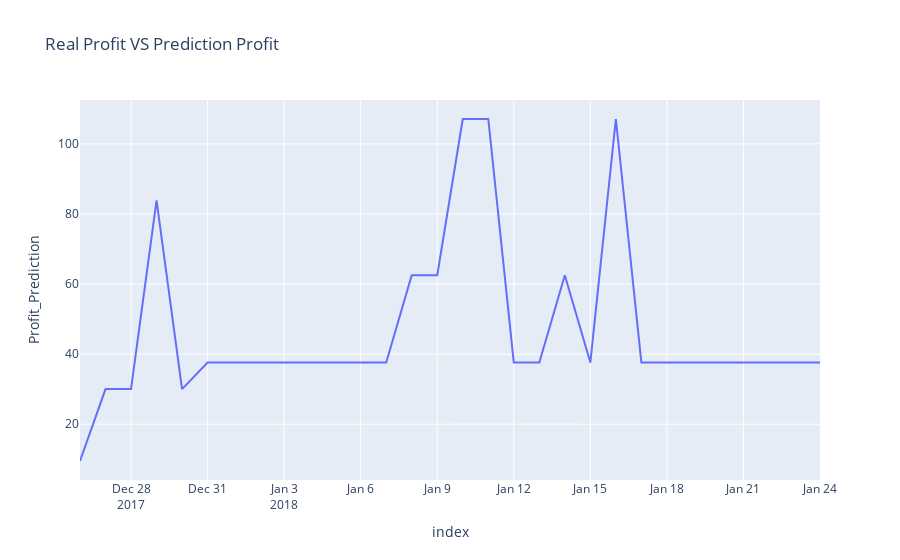
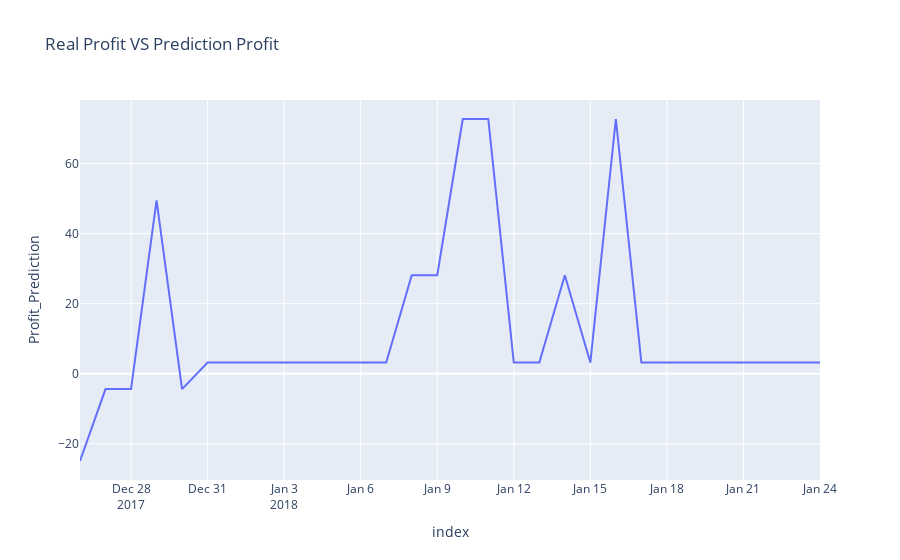
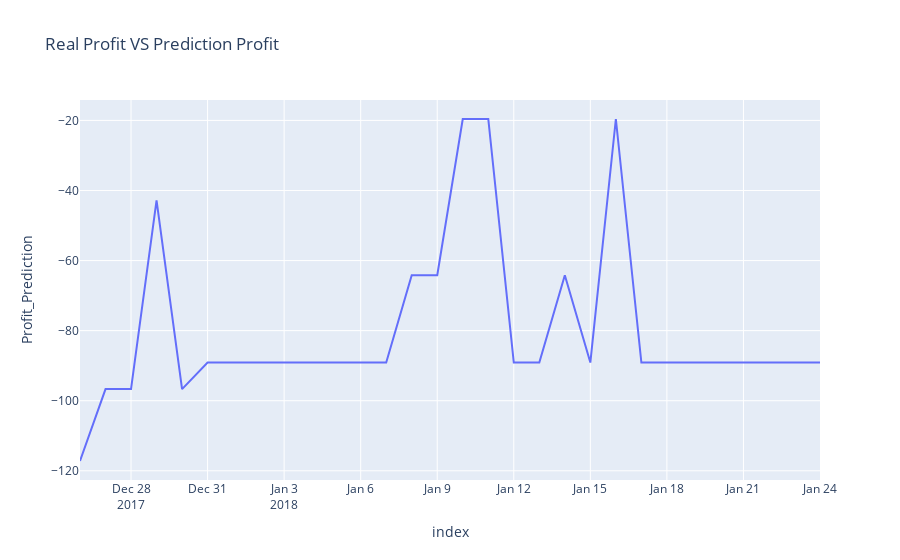
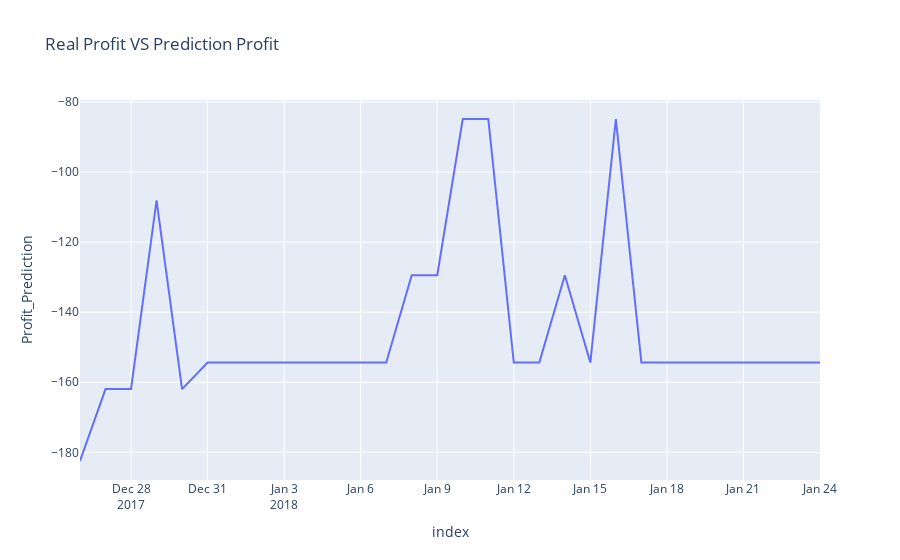

The cell these charts' notebook holds for them, in order:
### Code cell
pred = disc()

### Figure 1 — Plotly figure (JSON) as saved in the notebook; plotly's stock layout.template omitted (floating-point values rounded to 4 significant figures)
{"data": [{"hovertemplate": "index=%{x}<br>Profit_Prediction=%{y}<extra></extra>", "legendgroup": "", "line": {"color": "#636efa", "dash": "solid"}, "marker": {"symbol": "circle"}, "mode": "lines", "name": "", "orientation": "v", "showlegend": false, "type": "scatter", "x": ["2017-12-26T00:00:00", "2017-12-27T00:00:00", "2017-12-28T00:00:00", "2017-12-29T00:00:00", "2017-12-30T00:00:00", "2017-12-31T00:00:00", "2018-01-01T00:00:00", "2018-01-02T00:00:00", "2018-01-03T00:00:00", "2018-01-04T00:00:00", "2018-01-05T00:00:00", "2018-01-06T00:00:00", "2018-01-07T00:00:00", "2018-01-08T00:00:00", "2018-01-09T00:00:00", "2018-01-10T00:00:00", "2018-01-11T00:00:00", "2018-01-12T00:00:00", "2018-01-13T00:00:00", "2018-01-14T00:00:00", "2018-01-15T00:00:00", "2018-01-16T00:00:00", "2018-01-17T00:00:00", "2018-01-18T00:00:00", "2018-01-19T00:00:00", "2018-01-20T00:00:00", "2018-01-21T00:00:00", "2018-01-22T00:00:00", "2018-01-23T00:00:00", "2018-01-24T00:00:00"], "xaxis": "x", "y": [9.501, 30.02, 30.02, 83.87, 30.02, 37.59, 37.59, 37.59, 37.59, 37.59, 37.59, 37.59, 37.59, 62.53, 62.53, 107.1, 107.1, 37.59, 37.59, 62.53, 37.59, 107.1, 37.59, 37.59, 37.59, 37.59, 37.59, 37.59, 37.59, 37.59], "yaxis": "y"}], "layout": {"legend": {"tracegroupgap": 0}, "title": {"text": "Real Profit VS Prediction Profit"}, "xaxis": {"anchor": "y", "domain": [0, 1], "title": {"text": "index"}}, "yaxis": {"anchor": "x", "domain": [0, 1], "title": {"text": "Profit_Prediction"}}}}

### Figure 2 — Plotly figure (JSON) as saved in the notebook; plotly's stock layout.template omitted (floating-point values rounded to 4 significant figures)
{"data": [{"hovertemplate": "index=%{x}<br>Profit_Prediction=%{y}<extra></extra>", "legendgroup": "", "line": {"color": "#636efa", "dash": "solid"}, "marker": {"symbol": "circle"}, "mode": "lines", "name": "", "orientation": "v", "showlegend": false, "type": "scatter", "x": ["2017-12-26T00:00:00", "2017-12-27T00:00:00", "2017-12-28T00:00:00", "2017-12-29T00:00:00", "2017-12-30T00:00:00", "2017-12-31T00:00:00", "2018-01-01T00:00:00", "2018-01-02T00:00:00", "2018-01-03T00:00:00", "2018-01-04T00:00:00", "2018-01-05T00:00:00", "2018-01-06T00:00:00", "2018-01-07T00:00:00", "2018-01-08T00:00:00", "2018-01-09T00:00:00", "2018-01-10T00:00:00", "2018-01-11T00:00:00", "2018-01-12T00:00:00", "2018-01-13T00:00:00", "2018-01-14T00:00:00", "2018-01-15T00:00:00", "2018-01-16T00:00:00", "2018-01-17T00:00:00", "2018-01-18T00:00:00", "2018-01-19T00:00:00", "2018-01-20T00:00:00", "2018-01-21T00:00:00", "2018-01-22T00:00:00", "2018-01-23T00:00:00", "2018-01-24T00:00:00"], "xaxis": "x", "y": [-24.89, -4.369, -4.369, 49.48, -4.369, 3.201, 3.201, 3.201, 3.201, 3.201, 3.201, 3.201, 3.201, 28.13, 28.13, 72.72, 72.72, 3.201, 3.201, 28.13, 3.201, 72.72, 3.201, 3.201, 3.201, 3.201, 3.201, 3.201, 3.201, 3.201], "yaxis": "y"}], "layout": {"legend": {"tracegroupgap": 0}, "title": {"text": "Real Profit VS Prediction Profit"}, "xaxis": {"anchor": "y", "domain": [0, 1], "title": {"text": "index"}}, "yaxis": {"anchor": "x", "domain": [0, 1], "title": {"text": "Profit_Prediction"}}}}

### Figure 3 — Plotly figure (JSON) as saved in the notebook; plotly's stock layout.template omitted (floating-point values rounded to 4 significant figures)
{"data": [{"hovertemplate": "index=%{x}<br>Profit_Prediction=%{y}<extra></extra>", "legendgroup": "", "line": {"color": "#636efa", "dash": "solid"}, "marker": {"symbol": "circle"}, "mode": "lines", "name": "", "orientation": "v", "showlegend": false, "type": "scatter", "x": ["2017-12-26T00:00:00", "2017-12-27T00:00:00", "2017-12-28T00:00:00", "2017-12-29T00:00:00", "2017-12-30T00:00:00", "2017-12-31T00:00:00", "2018-01-01T00:00:00", "2018-01-02T00:00:00", "2018-01-03T00:00:00", "2018-01-04T00:00:00", "2018-01-05T00:00:00", "2018-01-06T00:00:00", "2018-01-07T00:00:00", "2018-01-08T00:00:00", "2018-01-09T00:00:00", "2018-01-10T00:00:00", "2018-01-11T00:00:00", "2018-01-12T00:00:00", "2018-01-13T00:00:00", "2018-01-14T00:00:00", "2018-01-15T00:00:00", "2018-01-16T00:00:00", "2018-01-17T00:00:00", "2018-01-18T00:00:00", "2018-01-19T00:00:00", "2018-01-20T00:00:00", "2018-01-21T00:00:00", "2018-01-22T00:00:00", "2018-01-23T00:00:00", "2018-01-24T00:00:00"], "xaxis": "x", "y": [-117.2, -96.68, -96.68, -42.84, -96.68, -89.11, -89.11, -89.11, -89.11, -89.11, -89.11, -89.11, -89.11, -64.18, -64.18, -19.6, -19.6, -89.11, -89.11, -64.18, -89.11, -19.6, -89.11, -89.11, -89.11, -89.11, -89.11, -89.11, -89.11, -89.11], "yaxis": "y"}], "layout": {"legend": {"tracegroupgap": 0}, "title": {"text": "Real Profit VS Prediction Profit"}, "xaxis": {"anchor": "y", "domain": [0, 1], "title": {"text": "index"}}, "yaxis": {"anchor": "x", "domain": [0, 1], "title": {"text": "Profit_Prediction"}}}}

### Figure 4 — Plotly figure (JSON) as saved in the notebook; plotly's stock layout.template omitted (floating-point values rounded to 4 significant figures)
{"data": [{"hovertemplate": "index=%{x}<br>Profit_Prediction=%{y}<extra></extra>", "legendgroup": "", "line": {"color": "#636efa", "dash": "solid"}, "marker": {"symbol": "circle"}, "mode": "lines", "name": "", "orientation": "v", "showlegend": false, "type": "scatter", "x": ["2017-12-26T00:00:00", "2017-12-27T00:00:00", "2017-12-28T00:00:00", "2017-12-29T00:00:00", "2017-12-30T00:00:00", "2017-12-31T00:00:00", "2018-01-01T00:00:00", "2018-01-02T00:00:00", "2018-01-03T00:00:00", "2018-01-04T00:00:00", "2018-01-05T00:00:00", "2018-01-06T00:00:00", "2018-01-07T00:00:00", "2018-01-08T00:00:00", "2018-01-09T00:00:00", "2018-01-10T00:00:00", "2018-01-11T00:00:00", "2018-01-12T00:00:00", "2018-01-13T00:00:00", "2018-01-14T00:00:00", "2018-01-15T00:00:00", "2018-01-16T00:00:00", "2018-01-17T00:00:00", "2018-01-18T00:00:00", "2018-01-19T00:00:00", "2018-01-20T00:00:00", "2018-01-21T00:00:00", "2018-01-22T00:00:00", "2018-01-23T00:00:00", "2018-01-24T00:00:00"], "xaxis": "x", "y": [-182.5, -161.9, -161.9, -108.1, -161.9, -154.4, -154.4, -154.4, -154.4, -154.4, -154.4, -154.4, -154.4, -129.4, -129.4, -84.86, -84.86, -154.4, -154.4, -129.4, -154.4, -84.86, -154.4, -154.4, -154.4, -154.4, -154.4, -154.4, -154.4, -154.4], "yaxis": "y"}], "layout": {"legend": {"tracegroupgap": 0}, "title": {"text": "Real Profit VS Prediction Profit"}, "xaxis": {"anchor": "y", "domain": [0, 1], "title": {"text": "index"}}, "yaxis": {"anchor": "x", "domain": [0, 1], "title": {"text": "Profit_Prediction"}}}}
